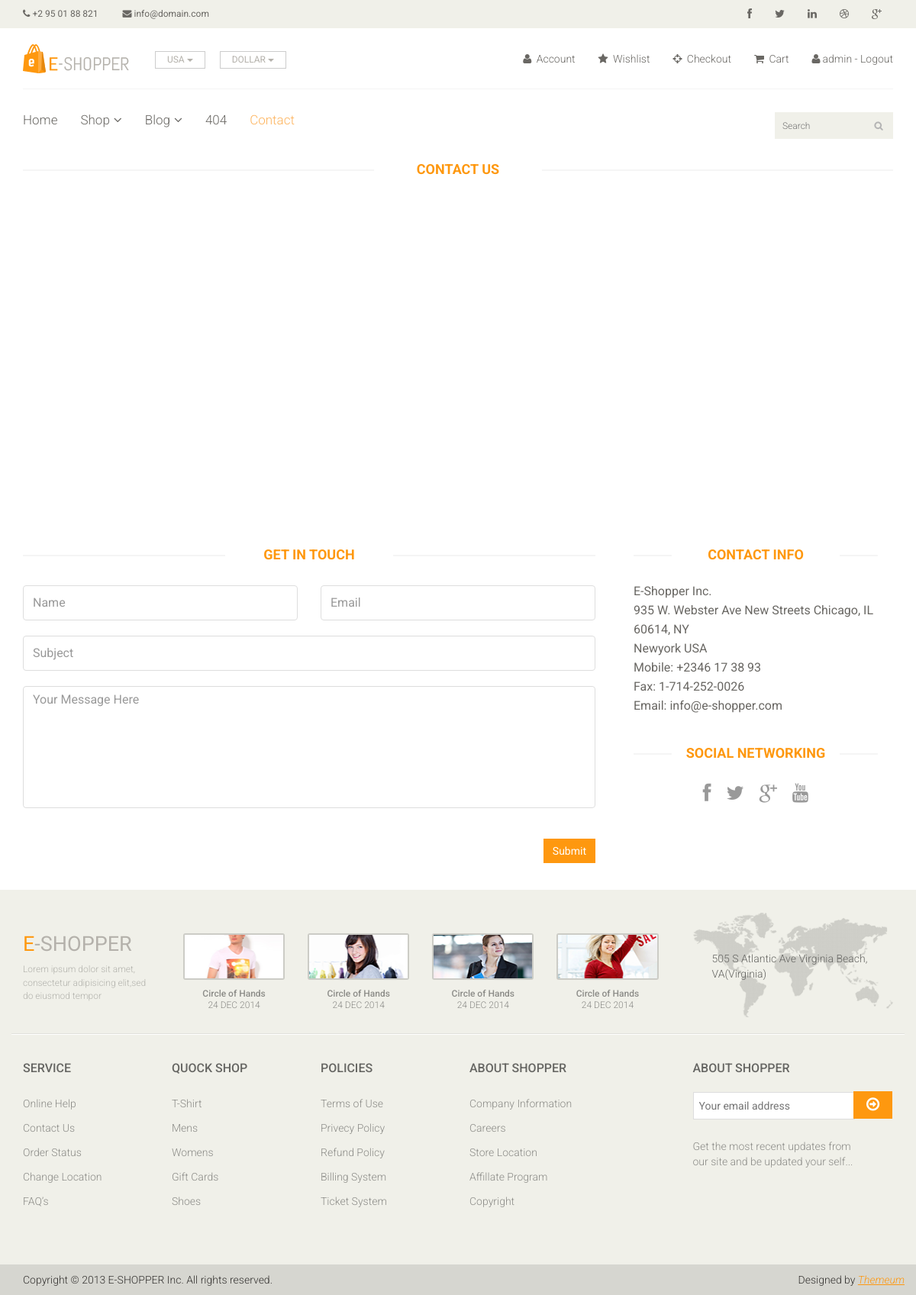
Screenshot of /contact-us/ (signed in) with the database file from the repository.
### main/models.py (models this page shows, shortened)
class G_Logo(models.Model):
    logo = models.ImageField('site logo', upload_to='images')
    class Meta():
        verbose_name = 'Global logo'
        verbose_name_plural = 'Global logo'

class Soc(models.Model):
    name1 = models.CharField('name1',max_length=50, blank=True)
    company = models.CharField('company', max_length=50, blank=True)
    adress = models.CharField('adress', max_length=100, blank=True)
    country = models.CharField('country', max_length=50, blank=True)
    mobile = models.CharField('mobile', max_length=30, blank=True)
    fax = models.CharField('fax', max_length=50, blank=True)
    email = models.CharField('email',max_length=100, blank=True)
    name2 = models.CharField('name2',max_length=100, blank=True)
    link1 = models.URLField('link1', blank=True)
    name_link1 = models.CharField('name link1',max_length=100, blank=True)
    link2 = models.URLField('link2', blank=True)
    name_link2 = models.CharField('name link2',max_length=100, blank=True)
    link3 = models.URLField('link3', blank=True)
    name_link3 = models.CharField('name link3',max_length=100, blank=True)
    link4 = models.URLField('link4', blank=True)
    name_link4 = models.CharField('name link4',max_length=100, blank=True)

### main/views.py (the view)
# urls.py: path('contact-us/', views.contact, name='contact-us'),
def contact(request):
    if request.method =='POST':
        form = ContactForm(request.POST)
        if form.is_valid():
            Contact.objects.create(**form.cleaned_data)
            return redirect('home')
    else:
        form = ContactForm()
    social = Soc.objects.all()
    return render(request, 'main/contact-us.html', context={
        'nbar': 'contact-us', 'logo':g_logo(),
        'social':social, 'form':form
    })

### main/forms.py
class ContactForm(forms.ModelForm):
	class Meta:
		model = Contact
		fields = ['name', 'email', 'subject', 'message']

### main/views.py (called while the page is built)
def g_logo():
    logo = G_Logo.objects.all()[0]
    return logo

### main/templates/main/contact-us.html (shortened to what this page needs)
{% extends 'main/base.html' %}
    {% block content %}
	 <div id="contact-page" class="container">
    	<div class="bg">
	    	<div class="row">
	    		<div class="col-sm-12">
					<h2 class="title text-center">Contact <strong>Us</strong></h2>
					<div id="gmap" class="contact-map">
					</div>
				</div>
			</div>
    		<div class="row">
	    		<div class="col-sm-8">
	    			<div class="contact-form">
	    				<h2 class="title text-center">Get In Touch</h2>
				    	<form id="main-contact-form" class="contact-form row" name="contact-form" method="post">
				            <div class="form-group col-md-6">
				                <input type="text" name="name" class="form-control" required="required" placeholder="Name">
				            </div>
				            <div class="form-group col-md-6">
				                <input type="email" name="email" class="form-control" required="required" placeholder="Email">
				            </div>
				            <div class="form-group col-md-12">
				                <input type="text" name="subject" class="form-control" required="required" placeholder="Subject">
				            </div>
				            <div class="form-group col-md-12">
				                <textarea name="message" id="message" required="required" class="form-control" rows="8" placeholder="Your Message Here"></textarea>
				            </div>
				            <div class="form-group col-md-12">
				                <input type="submit" name="submit" class="btn btn-primary pull-right" value="Submit">
				            </div>
				        </form>
	    			</div>
	    		</div>
	    		<div class="col-sm-4">
					{% for i in social %}
	    			<div class="contact-info">
	    				<h2 class="title text-center">{{ i.name1 }}</h2>
	    				<address>
	    					<p>{{ i.company }}</p>
							<p>{{ i.adress }}</p>
							<p>{{ i.country }}</p>
							<p>{{ i.mobile }}</p>
							<p>{{ i.fax }}</p>
							<p>{{ i.email }}</p>
	    				</address>
	    				<div class="social-networks_custom">
	    					<h2 class="title text-center">{{ i.name2 }}</h2>
							<ul>
								<li>
									<a href="{{ i.link1 }}" target="_blank"><i class="fa fa-{{ i.name_link1 }}"></i></a>
								</li>
								<li>
									<a href="{{ i.link2 }}" target="_blank"><i class="fa fa-{{ i.name_link2 }}"></i></a>
								</li>
								<li>
									<a href="{{ i.link3 }}" target="_blank"><i class="fa fa-{{ i.name_link3 }}"></i></a>
								</li>
								<li>
									<a href="{{ i.link4 }}" target="_blank"><i class="fa fa-{{ i.name_link4 }}"></i></a>
								</li>
							</ul>
	    				</div>
	    			</div>
					{% endfor %}
    			</div>
	    	</div>
    	</div>
    </div>
	{% endblock %}

### main/templates/main/base.html (shortened to what this page needs)
{% load static %}
<!DOCTYPE html>
<html lang="en">
<head>
    <link href="{% static 'css/bootstrap.min.css' %}" rel="stylesheet">
    <link href="{% static 'css/font-awesome.min.css' %}" rel="stylesheet">
    <link href="{% static 'css/prettyPhoto.css' %}" rel="stylesheet">
    <link href="{% static 'css/price-range.css' %}" rel="stylesheet">
    <link href="{% static 'css/animate.css' %}" rel="stylesheet">
	<link href="{% static 'css/main.css' %}" rel="stylesheet">
	<link href="{% static 'css/responsive.css' %}" rel="stylesheet">
</head>
<body>
	<header id="header">
		<div class="header_top">
			<div class="container">
				<div class="row">
					<div class="col-sm-6">
						<div class="contactinfo">
							<ul class="nav nav-pills">
								<li><a href="#"><i class="fa fa-phone"></i> +2 95 01 88 821</a></li>
								<li><a href="#"><i class="fa fa-envelope"></i> info@domain.com</a></li>
							</ul>
						</div>
					</div>
					<div class="col-sm-6">
						<div class="social-icons pull-right">
							<ul class="nav navbar-nav">
								<li><a href="#"><i class="fa fa-facebook"></i></a></li>
								<li><a href="#"><i class="fa fa-twitter"></i></a></li>
								<li><a href="#"><i class="fa fa-linkedin"></i></a></li>
								<li><a href="#"><i class="fa fa-dribbble"></i></a></li>
								<li><a href="#"><i class="fa fa-google-plus"></i></a></li>
							</ul>
						</div>
					</div>
				</div>
			</div>
		</div>
		<div class="header-middle">
			<div class="container">
				<div class="row">
					<div class="col-sm-4">
						<div class="logo pull-left">
							<a href="{% url 'home' %}"><img src="{{ logo.logo.url }}" alt="" /></a>
						</div>
						<div class="btn-group pull-right">
							<div class="btn-group">
								<button type="button" class="btn btn-default dropdown-toggle usa" data-toggle="dropdown">
									USA
									<span class="caret"></span>
								</button>
							</div>
							<div class="btn-group">
								<button type="button" class="btn btn-default dropdown-toggle usa" data-toggle="dropdown">
									DOLLAR
									<span class="caret"></span>
								</button>
							</div>
						</div>
					</div>
					<div class="col-sm-8">
						<div class="shop-menu pull-right">
							<ul class="nav navbar-nav">
								<li><a href="#"><i class="fa fa-user"></i> Account</a></li>
								<li><a href="#"><i class="fa fa-star"></i> Wishlist</a></li>
								<li><a href="{% url 'checkout' %}" class="{% if nbar == 'checkout' %}active{% endif %}"><i class="fa fa-crosshairs"></i> Checkout</a></li>
								<li><a href="{% url 'cart' %}" class="{% if nbar == 'cart' %}active{% endif %}"><i class="fa fa-shopping-cart"></i> Cart</a></li>
								{% if user.is_authenticated %}
									<li><a href="{% url 'logout' %}"><i class="fa fa-user"></i>{{ user.username }} - Logout</a></li>
								{% else %}
									<li><a href="{% url 'login' %}" class="{% if nbar == 'login' %}active{% endif %}"><i class="fa fa-lock"></i> Login</a></li>
									<li><a href="{% url 'register' %}" class="{% if nbar == 'register' %}active{% endif %}"><i class="fa fa-lock"></i> Register</a></li>
								{% endif %}
							</ul>
						</div>
					</div>
				</div>
			</div>
		</div>
		<div class="header-bottom">
			<div class="container">
				<div class="row">
					<div class="col-sm-9">
						<div class="mainmenu pull-left">
							<ul class="nav navbar-nav collapse navbar-collapse">
								<li><a href="{% url 'home' %}" class="{% if nbar == 'home' %}active{% endif %}">Home</a></li>
								<li class="dropdown"><a href="#" class="{% if nbar == 'shop' %}active{% endif %}">Shop<i class="fa fa-angle-down"></i></a>
                                </li>
								<li class="dropdown"><a href="#" class="{% if nbar == 'blog' %}active{% endif %}">Blog<i class="fa fa-angle-down"></i></a>
                                </li>
								<li><a href="{% url '404' %}" class="{% if nbar == '404' %}active{% endif %}">404</a></li>
								<li><a href="{% url 'contact-us' %}" class="{% if nbar == 'contact-us' %}active{% endif %}">Contact</a></li>
							</ul>
						</div>
					</div>
					<div class="col-sm-3">
						<div class="search_box pull-right">
							<input type="text" placeholder="Search"/>
						</div>
					</div>
				</div>
			</div>
		</div>
	</header>
    {% block content %}{% endblock %}
    <footer id="footer">
		<div class="footer-top">
			<div class="container">
				<div class="row">
					<div class="col-sm-2">
						<div class="companyinfo">
							<h2><span>e</span>-shopper</h2>
							<p>Lorem ipsum dolor sit amet, consectetur adipisicing elit,sed do eiusmod tempor</p>
						</div>
					</div>
					<div class="col-sm-7">
						<div class="col-sm-3">
							<div class="video-gallery text-center">
								<a href="#">
									<div class="iframe-img">
										<img src="images/home/iframe1.png" alt="" />
									</div>
								</a>
								<p>Circle of Hands</p>
								<h2>24 DEC 2014</h2>
							</div>
						</div>
						<div class="col-sm-3">
							<div class="video-gallery text-center">
								<a href="#">
									<div class="iframe-img">
										<img src="images/home/iframe2.png" alt="" />
									</div>
								</a>
								<p>Circle of Hands</p>
								<h2>24 DEC 2014</h2>
							</div>
						</div>
						<div class="col-sm-3">
							<div class="video-gallery text-center">
								<a href="#">
									<div class="iframe-img">
										<img src="images/home/iframe3.png" alt="" />
									</div>
								</a>
								<p>Circle of Hands</p>
								<h2>24 DEC 2014</h2>
							</div>
						</div>
						<div class="col-sm-3">
							<div class="video-gallery text-center">
								<a href="#">
									<div class="iframe-img">
										<img src="images/home/iframe4.png" alt="" />
									</div>
								</a>
								<p>Circle of Hands</p>
								<h2>24 DEC 2014</h2>
							</div>
						</div>
					</div>
					<div class="col-sm-3">
						<div class="address">
							<img src="images/home/map.png" alt="" />
							<p>505 S Atlantic Ave Virginia Beach, VA(Virginia)</p>
						</div>
					</div>
				</div>
			</div>
		</div>
		<div class="footer-widget">
			<div class="container">
				<div class="row">
					<div class="col-sm-2">
						<div class="single-widget">
							<h2>Service</h2>
							<ul class="nav nav-pills nav-stacked">
								<li><a href="#">Online Help</a></li>
								<li><a href="#">Contact Us</a></li>
								<li><a href="#">Order Status</a></li>
								<li><a href="#">Change Location</a></li>
								<li><a href="#">FAQ’s</a></li>
							</ul>
						</div>
					</div>
					<div class="col-sm-2">
						<div class="single-widget">
							<h2>Quock Shop</h2>
							<ul class="nav nav-pills nav-stacked">
								<li><a href="#">T-Shirt</a></li>
								<li><a href="#">Mens</a></li>
								<li><a href="#">Womens</a></li>
								<li><a href="#">Gift Cards</a></li>
								<li><a href="#">Shoes</a></li>
							</ul>
						</div>
					</div>
					<div class="col-sm-2">
						<div class="single-widget">
							<h2>Policies</h2>
							<ul class="nav nav-pills nav-stacked">
								<li><a href="#">Terms of Use</a></li>
								<li><a href="#">Privecy Policy</a></li>
								<li><a href="#">Refund Policy</a></li>
								<li><a href="#">Billing System</a></li>
								<li><a href="#">Ticket System</a></li>
							</ul>
						</div>
					</div>
					<div class="col-sm-2">
						<div class="single-widget">
							<h2>About Shopper</h2>
							<ul class="nav nav-pills nav-stacked">
								<li><a href="#">Company Information</a></li>
								<li><a href="#">Careers</a></li>
								<li><a href="#">Store Location</a></li>
								<li><a href="#">Affillate Program</a></li>
								<li><a href="#">Copyright</a></li>
							</ul>
						</div>
					</div>
					<div class="col-sm-3 col-sm-offset-1">
						<div class="single-widget">
							<h2>About Shopper</h2>
							<form action="#" class="searchform">
								<input type="text" placeholder="Your email address" />
								<button type="submit" class="btn btn-default"><i class="fa fa-arrow-circle-o-right"></i></button>
								<p>Get the most recent updates from <br />our site and be updated your self...</p>
							</form>
						</div>
					</div>
				</div>
			</div>
		</div>
		<div class="footer-bottom">
			<div class="container">
				<div class="row">
					<p class="pull-left">Copyright © 2013 E-SHOPPER Inc. All rights reserved.</p>
					<p class="pull-right">Designed by <span><a target="_blank" href="http://www.themeum.com">Themeum</a></span></p>
				</div>
			</div>
		</div>
	</footer>
</body>
</html>

### rows the page displays
G_Logo: logo (picture)
Soc: name1 "CONTACT INFO", company "E-Shopper Inc.", adress "935 W. Webster Ave New Streets Chicago, IL 60614, NY", country "Newyork USA", mobile "Mobile: +2346 17 38 93", fax "Fax: 1-714-252-0026", email "Email: info@e-shopper.com", name2 "SOCIAL NETWORKING"

### other values shown
{{ user.username }} "admin"
